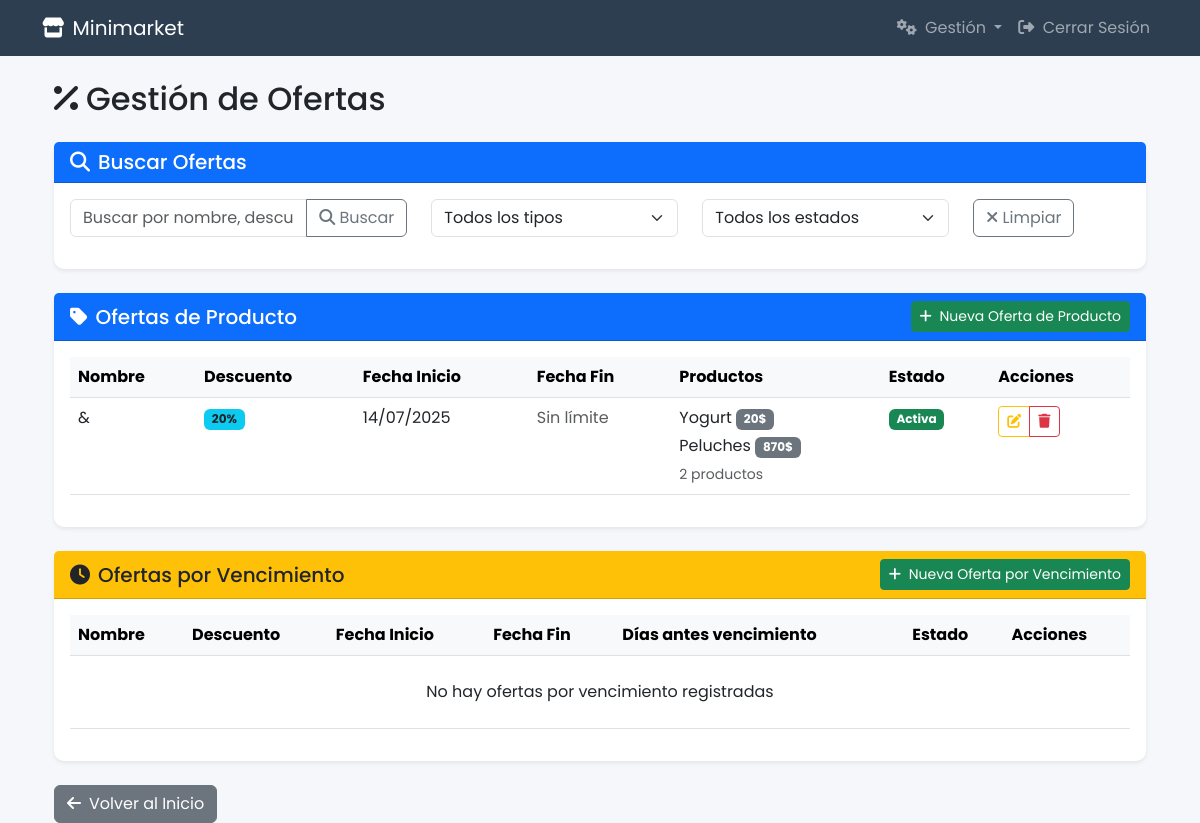
The page /gestionar_ofertas/ (signed in) on the database its author committed.
### Tienda/models.py (models this page shows, shortened)
class OfertaProducto(models.Model):
    nombre = models.CharField(max_length=100, unique=True)
    fecha_inicio = models.DateField()
    fecha_fin = models.DateField(null=True, blank=True)
    descuento_porcentaje = models.PositiveIntegerField(default=0)
    activa = models.BooleanField(default=True)
    productos = models.ManyToManyField(Producto, related_name='ofertas_producto')

class Producto(models.Model):
    nombre = models.CharField(max_length=100, unique=True)
    codigo_barras = models.PositiveIntegerField(default=0, unique=True)
    stock = models.PositiveIntegerField(default=0)
    precio = models.PositiveIntegerField(default=0)
    costo = models.PositiveIntegerField(default=0)
    minimal_stock = models.PositiveIntegerField(default=0)
    categoria = models.ForeignKey(Categoria, on_delete=models.SET_NULL, null=True, blank=True, related_name='productos')

### Tienda/views/offer_views.py (the view, shortened to what this page needs)
# urls.py: path('gestionar_ofertas/', offer_views.gestionar_ofertas, name='gestionar_ofertas'),
@login_required
@user_passes_test(is_superuser, login_url='home')
def gestionar_ofertas(request):
    ofertas_producto = OfertaProducto.objects.all().order_by('-fecha_inicio')
    ofertas_vencimiento = OfertaVencimiento.objects.all().order_by('-fecha_inicio')
    productos = Producto.objects.all().order_by('nombre')
    context = {
        'ofertas_producto': ofertas_producto,
        'ofertas_vencimiento': ofertas_vencimiento,
        'productos': productos,
        'es_superadmin': request.user.is_superuser
    }
    return render(request, 'Tienda/ofertas.html', context)

### Tienda/views/offer_views.py (called while the page is built)
def is_superuser(user):
    return user.is_superuser

### Tienda/templates/Tienda/ofertas.html (shortened to what this page needs)
{% extends 'Tienda/base_layout.html' %}
{% load static %}
{% block content %}
<div class="container mt-4">
    <h2 class="mb-4"><i class="fas fa-percent me-2"></i>Gestión de Ofertas</h2>
    <div class="card border-0 shadow-sm mb-4">
        <div class="card-header bg-primary text-white">
            <h5 class="mb-0"><i class="fas fa-search me-2"></i>Buscar Ofertas</h5>
        </div>
        <div class="card-body">
            <div class="row">
                <div class="col-md-4">
                    <div class="input-group mb-3">
                        <input type="text" id="searchOferta" class="form-control" placeholder="Buscar por nombre, descuento...">
                        <button class="btn btn-outline-secondary" type="button" id="btn-buscar-oferta">
                            <i class="fas fa-search"></i> Buscar
                        </button>
                    </div>
                </div>
                <div class="col-md-3">
                    <select class="form-select" id="filterTipo">
                        <option value="">Todos los tipos</option>
                    </select>
                </div>
                <div class="col-md-3">
                    <select class="form-select" id="filterEstado">
                        <option value="">Todos los estados</option>
                    </select>
                </div>
                <div class="col-md-2">
                    <button class="btn btn-outline-secondary" onclick="clearFilters()">
                        <i class="fas fa-times"></i> Limpiar
                    </button>
                </div>
            </div>
        </div>
    </div>
    <div class="card border-0 shadow-sm mb-4">
        <div class="card-header bg-primary text-white d-flex justify-content-between align-items-center">
            <h5 class="mb-0"><i class="fas fa-tag me-2"></i>Ofertas de Producto</h5>
            <button class="btn btn-success btn-sm" data-bs-toggle="modal" data-bs-target="#addOfertaModal" data-tipo="producto">
                <i class="fas fa-plus me-1"></i> Nueva Oferta de Producto
            </button>
        </div>
        <div class="card-body">
            <div class="table-responsive">
                <table class="table table-hover" id="tablaOfertasProducto">
                    <thead class="table-light">
                        <tr>
                            <th>Nombre</th>
                            <th>Descuento</th>
                            <th>Fecha Inicio</th>
                            <th>Fecha Fin</th>
                            <th>Productos</th>
                            <th>Estado</th>
                            <th>Acciones</th>
                        </tr>
                    </thead>
                    <tbody>
                        {% for oferta in ofertas_producto %}
                        <tr data-id="{{ oferta.id }}" data-tipo="producto" data-estado="{% if oferta.activa %}activa{% else %}inactiva{% endif %}" data-nombre="{{ oferta.nombre|lower }}">
                            <td>{{ oferta.nombre }}</td>
                            <td><span class="badge bg-info text-dark">{{ oferta.descuento_porcentaje }}%</span></td>
                            <td>{{ oferta.fecha_inicio|date:"d/m/Y" }}</td>
                            <td>{% if oferta.fecha_fin %}{{ oferta.fecha_fin|date:"d/m/Y" }}{% else %}<span class="text-muted">Sin límite</span>{% endif %}</td>
                            <td>
                                {% if oferta.productos.exists %}
                                <div style="max-height: 120px; overflow-y: auto;">
                                    {% for producto in oferta.productos.all %}
                                    <div class="mb-1">
                                        {{ producto.nombre }}
                                        <span class="badge bg-secondary">{{ producto.precio|floatformat:0 }}$</span>
                                    </div>
                                    {% endfor %}
                                </div>
                                <small class="text-muted">{{ oferta.productos.count }} producto{{ oferta.productos.count|pluralize }}</small>
                                {% else %}
                                <span class="text-muted">Sin productos</span>
                                {% endif %}
                            </td>
                            <td>
                                {% if oferta.activa %}
                                    <span class="badge bg-success">Activa</span>
                                {% else %}
                                    <span class="badge bg-secondary">Inactiva</span>
                                {% endif %}
                            </td>
                            <td>
                                <div class="btn-group btn-group-sm" role="group">
                                    <button class="btn btn-outline-warning editar-oferta"
                                            data-id="{{ oferta.id }}"
                                            data-tipo="producto"
                                            data-nombre="{{ oferta.nombre }}"
                                            data-descuento="{{ oferta.descuento_porcentaje }}"
                                            data-fecha-inicio="{{ oferta.fecha_inicio|date:'Y-m-d' }}"
                                            data-fecha-fin="{% if oferta.fecha_fin %}{{ oferta.fecha_fin|date:'Y-m-d' }}{% endif %}"
                                            data-activa="{{ oferta.activa|yesno:'true,false' }}">
                                        <i class="fas fa-edit"></i>
                                    </button>
                                    <button class="btn btn-outline-danger eliminar-oferta"
                                            data-id="{{ oferta.id }}"
                                            data-tipo="producto"
                                            data-nombre="{{ oferta.nombre }}">
                                        <i class="fas fa-trash"></i>
                                    </button>
                                </div>
                            </td>
                        </tr>
                        {% empty %}
                        <tr id="no-ofertas-producto">
                            <td colspan="7" class="text-center py-4">No hay ofertas de producto registradas</td>
                        </tr>
                        {% endfor %}
                    </tbody>
                </table>
            </div>
        </div>
    </div>
    <div class="card border-0 shadow-sm mb-4">
        <div class="card-header bg-warning text-dark d-flex justify-content-between align-items-center">
            <h5 class="mb-0"><i class="fas fa-clock me-2"></i>Ofertas por Vencimiento</h5>
            <button class="btn btn-success btn-sm" data-bs-toggle="modal" data-bs-target="#addOfertaModal" data-tipo="vencimiento">
                <i class="fas fa-plus me-1"></i> Nueva Oferta por Vencimiento
            </button>
        </div>
        <div class="card-body">
            <div class="table-responsive">
                <table class="table table-hover" id="tablaOfertasVencimiento">
                    <thead class="table-light">
                        <tr>
                            <th>Nombre</th>
                            <th>Descuento</th>
                            <th>Fecha Inicio</th>
                            <th>Fecha Fin</th>
                            <th>Días antes vencimiento</th>
                            <th>Estado</th>
                            <th>Acciones</th>
                        </tr>
                    </thead>
                    <tbody>
                        {% for oferta in ofertas_vencimiento %}
                        <tr data-id="{{ oferta.id }}" data-tipo="vencimiento" data-estado="{% if oferta.activa %}activa{% else %}inactiva{% endif %}" data-nombre="{{ oferta.nombre|lower }}">
                            <td>{{ oferta.nombre }}</td>
                            <td><span class="badge bg-warning text-dark">{{ oferta.descuento_porcentaje }}%</span></td>
                            <td>{{ oferta.fecha_inicio|date:"d/m/Y" }}</td>
                            <td>{% if oferta.fecha_fin %}{{ oferta.fecha_fin|date:"d/m/Y" }}{% else %}<span class="text-muted">Sin límite</span>{% endif %}</td>
                            <td><span class="badge bg-info">{{ oferta.dias_antes_vencimiento }} día{{ oferta.dias_antes_vencimiento|pluralize }}</span></td>
                            <td>
                                {% if oferta.activa %}
                                    <span class="badge bg-success">Activa</span>
                                {% else %}
                                    <span class="badge bg-secondary">Inactiva</span>
                                {% endif %}
                            </td>
                            <td>
                                <div class="btn-group btn-group-sm" role="group">
                                    <button class="btn btn-outline-warning editar-oferta"
                                            data-id="{{ oferta.id }}"
                                            data-tipo="vencimiento"
                                            data-nombre="{{ oferta.nombre }}"
                                            data-descuento="{{ oferta.descuento_porcentaje }}"
                                            data-fecha-inicio="{{ oferta.fecha_inicio|date:'Y-m-d' }}"
                                            data-fecha-fin="{% if oferta.fecha_fin %}{{ oferta.fecha_fin|date:'Y-m-d' }}{% endif %}"
                                            data-activa="{{ oferta.activa|yesno:'true,false' }}"
                                            data-dias-vencimiento="{{ oferta.dias_antes_vencimiento }}">
                                        <i class="fas fa-edit"></i>
                                    </button>
                                    <button class="btn btn-outline-danger eliminar-oferta"
                                            data-id="{{ oferta.id }}"
                                            data-tipo="vencimiento"
                                            data-nombre="{{ oferta.nombre }}">
                                        <i class="fas fa-trash"></i>
                                    </button>
                                </div>
                            </td>
                        </tr>
                        {% empty %}
                        <tr id="no-ofertas-vencimiento">
                            <td colspan="7" class="text-center py-4">No hay ofertas por vencimiento registradas</td>
                        </tr>
                        {% endfor %}
                    </tbody>
                </table>
            </div>
        </div>
    </div>
    <div class="d-flex justify-content-between mt-3">
        <a href="{% url 'home' %}" class="btn btn-secondary">
            <i class="fas fa-arrow-left me-2"></i>Volver al Inicio
        </a>
    </div>
</div>
{% endblock %}

### Tienda/templates/Tienda/base_layout.html (style rules this page uses)
:root { --primary-color: #2c3e50; --secondary-color: #3498db; --accent-color: #e74c3c; }
body { font-family: 'Poppins', sans-serif; background-color: #f5f7fa; }
.card { border-radius: 10px; box-shadow: 0 5px 15px rgba(0, 0, 0, 0.05); }
.card-header { background-color: var(--primary-color); border-radius: 10px 10px 0 0; }

### rows shown on the page
OfertaProducto: nombre "&", descuento_porcentaje "20", fecha_inicio "14/07/2025", shows "Sin límite", productos.count "2", activa "Activa"
Producto: nombre "Yogurt", precio "20"
Producto: nombre "Peluches", precio "870"
